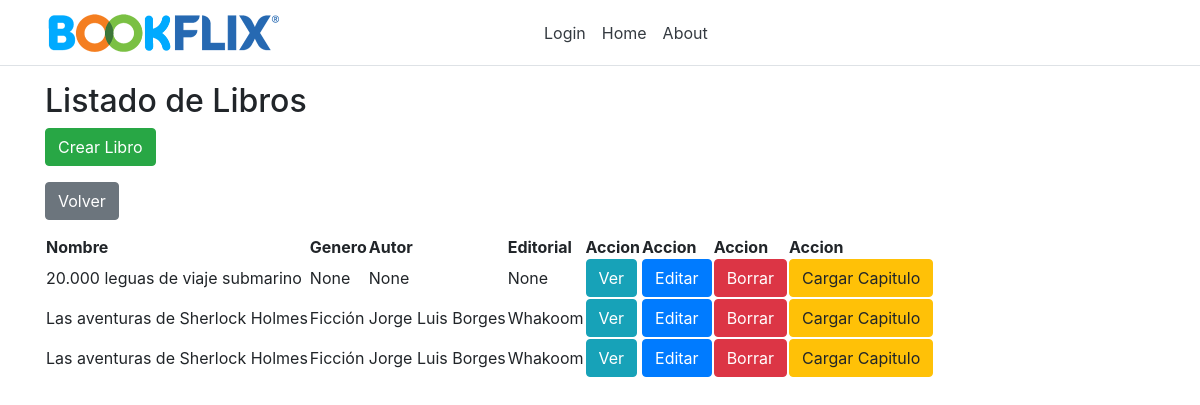
The page /listBooks/ (signed in) on the database its author committed.
### app/models.py (models this page shows, shortened)
class Libro(models.Model):
    id = models.AutoField(primary_key=True)
    nombre = models.CharField(max_length=50)
    isbn = models.IntegerField()
    idAutor = models.ForeignKey(Autor,on_delete=models.CASCADE,null=True)
    idGenero = models.ForeignKey(Genero,on_delete=models.CASCADE,null=True)
    idEditorial = models.ForeignKey(Editorial,on_delete=models.CASCADE,null=True)
    descripcion = models.CharField(max_length=255)
    foto = models.ImageField(upload_to='images/',null=True)
    vistos = models.IntegerField(null=True, default=0)

class Genero(models.Model):
    id = models.AutoField(primary_key=True)
    nombre = models.CharField(max_length=50,unique=True)
    def __str__(self):
        return self.nombre

class Autor(models.Model):
    id = models.AutoField(primary_key=True)
    nombre = models.CharField(max_length=50,unique=True)
    def __str__(self):
        return self.nombre

class Editorial(models.Model):
    id = models.AutoField(primary_key=True)
    nombre = models.CharField(max_length=50,unique=True)
    def __str__(self):
        return self.nombre

### app/views.py (the view)
# urls.py: path('listBooks/', views.listBooks),
def listBooks(request):
    libros = Libro.objects.all()
    return render(request, "shared/listOfBooks.html", {'libros': libros})

### app/models.py (called while the page is built)
    @property
    def is_active(self):
        return self.active

### app/templates/shared/listOfBooks.html
{% extends 'default/layout.html' %}
{% block share %}
<h2>Listado de Libros</h2>
<form method="get" action="/createBook">
    <button class="btn btn-success" type="submit">Crear Libro</button>
  </form>
  <form>
    <input class="btn btn-secondary" type="button" value="Volver" onclick="history.back()">
  </form>
<table>
    <thead>
        <tr>
            <th>Nombre</th>
            <th>Genero</th>
            <th>Autor</th>
            <th>Editorial</th>
            <th>Accion</th>
            <th>Accion</th>
            <th>Accion</th>
            <th>Accion</th>
        </tr>
    </thead>
    <tbody>
        {% for libro in libros %}
        <tr>
            <td>{{ libro.nombre }}</td>
            <td>{{ libro.idGenero }}</td>
            <td>{{ libro.idAutor }}</td>
            <td>{{ libro.idEditorial }}</td>
            <td><a class="btn btn-info" role="button" href="/viewBook/{{ libro.id }}">Ver</a></td>
            <td><a class="btn btn-primary" role="button" href="/editBook/{{ libro.id }}">Editar</a></td>
            <td><a class="btn btn-danger" role="button" href="/deleteBook/{{ libro.id }}"
          onClick="return confirm('¿Seguro que quieres borrar a {{libro.nombre}}?');">
            Borrar</a></td>
            <td><a class="btn btn-warning" role="button" href="/loadChapter/{{ libro.id }}">Cargar Capitulo</a></td>
        </tr>
        {% endfor %}
    </tbody>
</table>
{% endblock %}

### rows shown on the page
Libro: nombre "20.000 leguas de viaje submarino", idGenero "None", idAutor "None", idEditorial "None"
Libro: nombre "Las aventuras de Sherlock Holmes", idGenero "Ficción", idAutor "Jorge Luis Borges", idEditorial "Whakoom"
Libro: nombre "Las aventuras de Sherlock Holmes", idGenero "Ficción", idAutor "Jorge Luis Borges", idEditorial "Whakoom"
